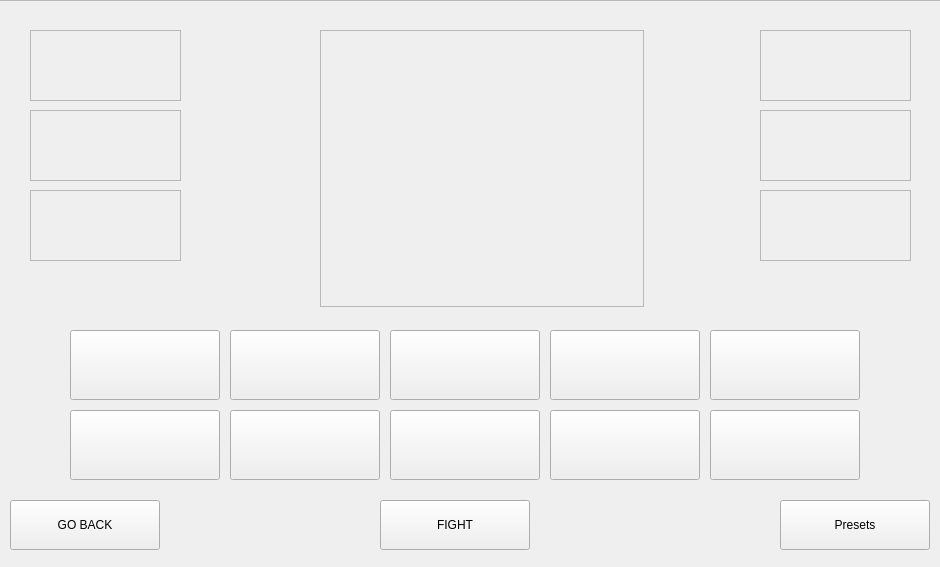
<?xml version="1.0" encoding="UTF-8"?>
<ui version="4.0">
 <class>Character_select</class>
 <widget class="QWidget" name="Character_select">
  <property name="geometry">
   <rect>
    <x>0</x>
    <y>0</y>
    <width>940</width>
    <height>567</height>
   </rect>
  </property>
  <property name="windowTitle">
   <string>Form</string>
  </property>
  <property name="styleSheet">
   <string notr="true">background-image: url(:/static/BG/TitleBG.png);</string>
  </property>
  <widget class="QFrame" name="frame">
   <property name="geometry">
    <rect>
     <x>-10</x>
     <y>0</y>
     <width>951</width>
     <height>631</height>
    </rect>
   </property>
   <property name="styleSheet">
    <string notr="true"/>
   </property>
   <property name="frameShape">
    <enum>QFrame::StyledPanel</enum>
   </property>
   <property name="frameShadow">
    <enum>QFrame::Raised</enum>
   </property>
   <widget class="QPushButton" name="presets_button">
    <property name="geometry">
     <rect>
      <x>790</x>
      <y>500</y>
      <width>150</width>
      <height>50</height>
     </rect>
    </property>
    <property name="text">
     <string>Presets</string>
    </property>
   </widget>
   <widget class="QPushButton" name="perso_1">
    <property name="geometry">
     <rect>
      <x>80</x>
      <y>330</y>
      <width>150</width>
      <height>70</height>
     </rect>
    </property>
    <property name="styleSheet">
     <string notr="true">background-image: url(:/static/Preview/Ogami_preview.png);
background-repeat: no-repeat;
background-position: center;
background-origin: content;
</string>
    </property>
    <property name="text">
     <string/>
    </property>
   </widget>
   <widget class="QPushButton" name="perso_6">
    <property name="geometry">
     <rect>
      <x>80</x>
      <y>410</y>
      <width>150</width>
      <height>70</height>
     </rect>
    </property>
    <property name="styleSheet">
     <string notr="true">background-image: url(:/static/Preview/Raye_preview.png);
background-repeat: no-repeat;
background-position: center;
background-origin: content;
</string>
    </property>
    <property name="text">
     <string/>
    </property>
   </widget>
   <widget class="QPushButton" name="perso_7">
    <property name="geometry">
     <rect>
      <x>240</x>
      <y>410</y>
      <width>150</width>
      <height>70</height>
     </rect>
    </property>
    <property name="styleSheet">
     <string notr="true">background-image: url(:/static/Preview/Goku_preview.png);
background-repeat: no-repeat;
background-position: center;
background-origin: content;</string>
    </property>
    <property name="text">
     <string/>
    </property>
   </widget>
   <widget class="QPushButton" name="perso_8">
    <property name="geometry">
     <rect>
      <x>400</x>
      <y>410</y>
      <width>150</width>
      <height>70</height>
     </rect>
    </property>
    <property name="styleSheet">
     <string notr="true">background-image: url(:/static/Preview/Kurama_preview.png);
background-repeat: no-repeat;
background-position: center;
background-origin: content;</string>
    </property>
    <property name="text">
     <string/>
    </property>
   </widget>
   <widget class="QPushButton" name="perso_9">
    <property name="geometry">
     <rect>
      <x>560</x>
      <y>410</y>
      <width>150</width>
      <height>70</height>
     </rect>
    </property>
    <property name="styleSheet">
     <string notr="true">background-image: url(:/static/Preview/Milo_Preview.png);
background-repeat: no-repeat;
background-position: center;
background-origin: content;</string>
    </property>
    <property name="text">
     <string/>
    </property>
   </widget>
   <widget class="QPushButton" name="perso_10">
    <property name="geometry">
     <rect>
      <x>720</x>
      <y>410</y>
      <width>150</width>
      <height>70</height>
     </rect>
    </property>
    <property name="styleSheet">
     <string notr="true">background-image: url(:/static/Preview/Sasori_preview.png);
background-repeat: no-repeat;
background-position: center;
background-origin: content;
</string>
    </property>
    <property name="text">
     <string/>
    </property>
   </widget>
   <widget class="QPushButton" name="perso_2">
    <property name="geometry">
     <rect>
      <x>240</x>
      <y>330</y>
      <width>150</width>
      <height>70</height>
     </rect>
    </property>
    <property name="styleSheet">
     <string notr="true">background-image: url(:/static/Preview/Dio_preview.png);
background-repeat: no-repeat;
background-position: center;
background-origin: content;
</string>
    </property>
    <property name="text">
     <string/>
    </property>
   </widget>
   <widget class="QPushButton" name="perso_3">
    <property name="geometry">
     <rect>
      <x>400</x>
      <y>330</y>
      <width>150</width>
      <height>70</height>
     </rect>
    </property>
    <property name="styleSheet">
     <string notr="true">background-image: url(:/static/Preview/Gabimaru_preview.png);
background-repeat: no-repeat;
background-position: center;
background-origin: content;
</string>
    </property>
    <property name="text">
     <string/>
    </property>
   </widget>
   <widget class="QPushButton" name="perso_4">
    <property name="geometry">
     <rect>
      <x>560</x>
      <y>330</y>
      <width>150</width>
      <height>70</height>
     </rect>
    </property>
    <property name="styleSheet">
     <string notr="true">background-image: url(:/static/Preview/Ryo_Kaori_preview.png);
background-repeat: no-repeat;
background-position: center;
background-origin: content;</string>
    </property>
    <property name="text">
     <string/>
    </property>
   </widget>
   <widget class="QPushButton" name="perso_5">
    <property name="geometry">
     <rect>
      <x>720</x>
      <y>330</y>
      <width>150</width>
      <height>70</height>
     </rect>
    </property>
    <property name="styleSheet">
     <string notr="true">background-image: url(:/static/Preview/Yoh_preview.png);
background-repeat: no-repeat;
background-position: center;
background-origin: content;
</string>
    </property>
    <property name="text">
     <string/>
    </property>
   </widget>
   <widget class="QFrame" name="ally_char_1">
    <property name="geometry">
     <rect>
      <x>40</x>
      <y>30</y>
      <width>151</width>
      <height>71</height>
     </rect>
    </property>
    <property name="frameShape">
     <enum>QFrame::StyledPanel</enum>
    </property>
    <property name="frameShadow">
     <enum>QFrame::Raised</enum>
    </property>
   </widget>
   <widget class="QFrame" name="ally_char_2">
    <property name="geometry">
     <rect>
      <x>40</x>
      <y>110</y>
      <width>151</width>
      <height>71</height>
     </rect>
    </property>
    <property name="frameShape">
     <enum>QFrame::StyledPanel</enum>
    </property>
    <property name="frameShadow">
     <enum>QFrame::Raised</enum>
    </property>
   </widget>
   <widget class="QFrame" name="ally_char_3">
    <property name="geometry">
     <rect>
      <x>40</x>
      <y>190</y>
      <width>151</width>
      <height>71</height>
     </rect>
    </property>
    <property name="frameShape">
     <enum>QFrame::StyledPanel</enum>
    </property>
    <property name="frameShadow">
     <enum>QFrame::Raised</enum>
    </property>
   </widget>
   <widget class="QFrame" name="ennemy_char_1">
    <property name="geometry">
     <rect>
      <x>770</x>
      <y>30</y>
      <width>151</width>
      <height>71</height>
     </rect>
    </property>
    <property name="frameShape">
     <enum>QFrame::StyledPanel</enum>
    </property>
    <property name="frameShadow">
     <enum>QFrame::Raised</enum>
    </property>
   </widget>
   <widget class="QFrame" name="ennemy_char_2">
    <property name="geometry">
     <rect>
      <x>770</x>
      <y>110</y>
      <width>151</width>
      <height>71</height>
     </rect>
    </property>
    <property name="frameShape">
     <enum>QFrame::StyledPanel</enum>
    </property>
    <property name="frameShadow">
     <enum>QFrame::Raised</enum>
    </property>
   </widget>
   <widget class="QFrame" name="ennemy_char_3">
    <property name="geometry">
     <rect>
      <x>770</x>
      <y>190</y>
      <width>151</width>
      <height>71</height>
     </rect>
    </property>
    <property name="frameShape">
     <enum>QFrame::StyledPanel</enum>
    </property>
    <property name="frameShadow">
     <enum>QFrame::Raised</enum>
    </property>
   </widget>
   <widget class="QFrame" name="vs_img">
    <property name="geometry">
     <rect>
      <x>330</x>
      <y>30</y>
      <width>324</width>
      <height>277</height>
     </rect>
    </property>
    <property name="styleSheet">
     <string notr="true"/>
    </property>
    <property name="frameShape">
     <enum>QFrame::StyledPanel</enum>
    </property>
    <property name="frameShadow">
     <enum>QFrame::Raised</enum>
    </property>
   </widget>
   <widget class="QPushButton" name="back_button">
    <property name="geometry">
     <rect>
      <x>20</x>
      <y>500</y>
      <width>150</width>
      <height>50</height>
     </rect>
    </property>
    <property name="text">
     <string>GO BACK</string>
    </property>
    <property name="shortcut">
     <string>Esc</string>
    </property>
   </widget>
   <widget class="QPushButton" name="fight_button">
    <property name="geometry">
     <rect>
      <x>390</x>
      <y>500</y>
      <width>150</width>
      <height>50</height>
     </rect>
    </property>
    <property name="text">
     <string>FIGHT</string>
    </property>
   </widget>
  </widget>
 </widget>
 <resources/>
 <connections/>
</ui>
